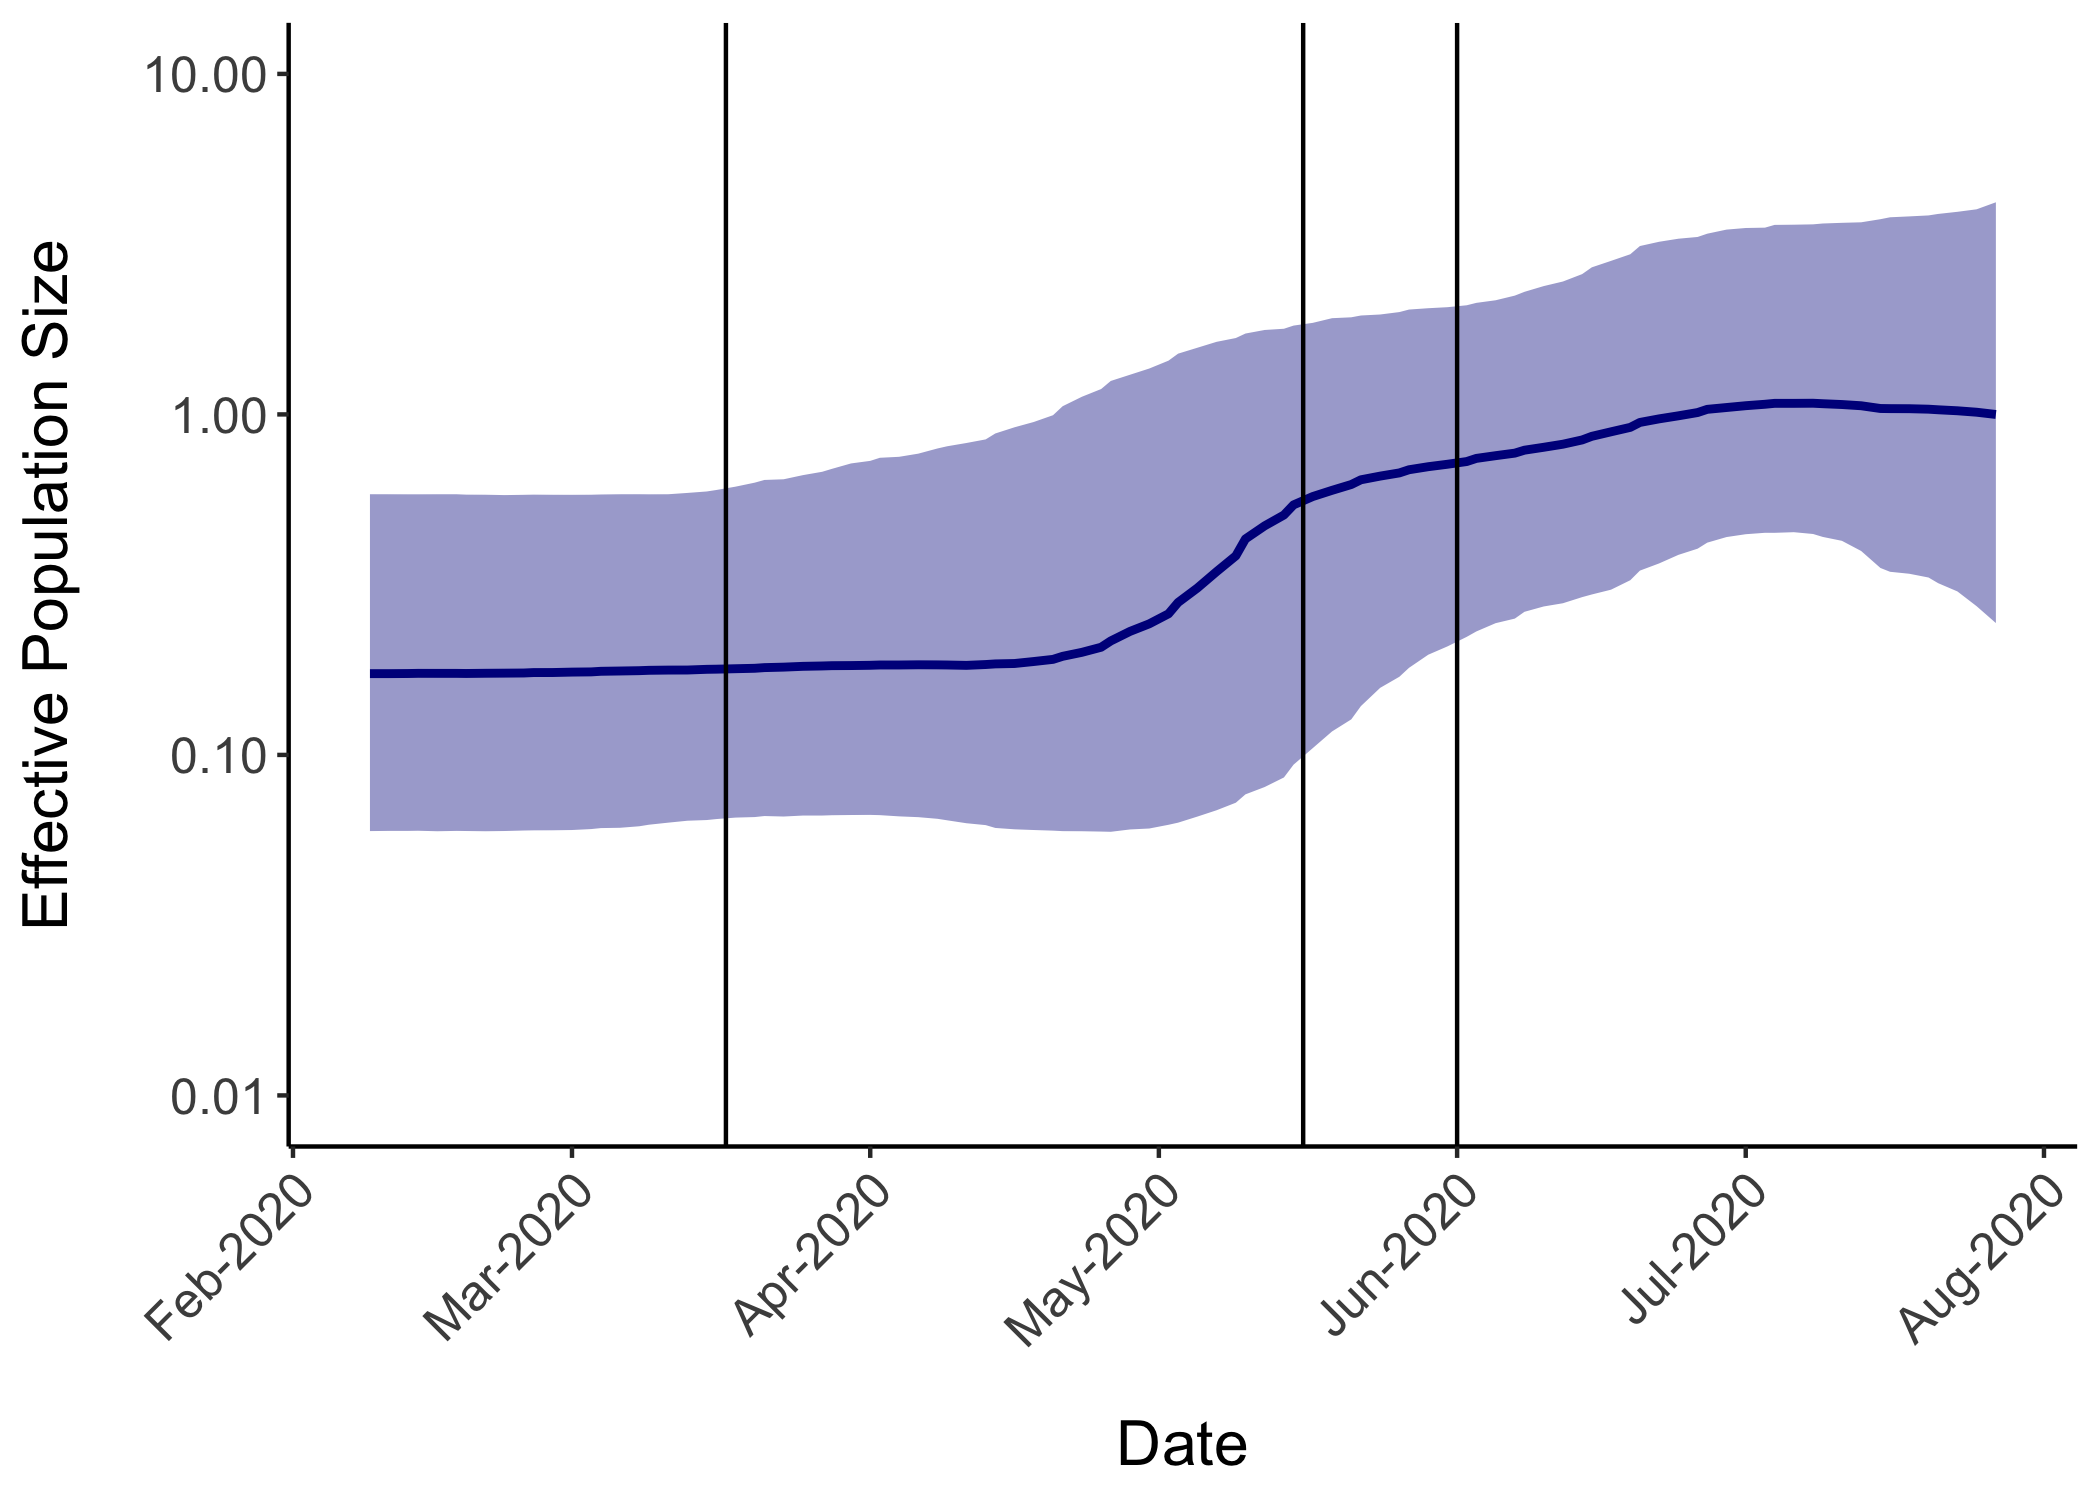

Recreate this plot in R.
# Library
library(beastio)
library(ggplot2)
library(tidyr)
library(lubridate) 
library(scales)
library(gridExtra)
library(cowplot)


# Read data file
coal <- read.csv("ncr-coalsky.csv")

# Plot Ne
p <- ggplot(data = coal) +
  geom_line(aes(x=as.Date(date, "%m/%d/%y"), y=median), color = "dark blue", size = 1) +
  theme_classic() +
  theme(axis.text.x = element_text(angle = 45, hjust = 1),
        text = element_text(size=15),
        axis.title.y = element_text(margin = margin(t = 0, r = 15, b = 0, l = 0)),
        axis.title.x = element_text(margin = margin(t = 15, r = 0, b = 0, l = 0))) +
  labs(x="Date", y="Effective Population Size") +
  scale_x_date(date_breaks = "1 month", 
               labels=date_format("%b-%Y")) +
  geom_ribbon(data = coal, aes(x=as.Date(date, "%m/%d/%y"), ymin=lower, ymax=upper), fill="dark blue", alpha=0.4) +
  scale_y_log10(limits=c(0.01,10)) +
  geom_vline(xintercept = as.Date(c("2020/3/17")), 
             linetype = 1, 
             color = "black") +
  geom_vline(xintercept = as.Date(c("2020/5/16")), 
             linetype = 1, 
             color = "black") +
  geom_vline(xintercept = as.Date(c("2020/6/1")), 
             linetype = 1, 
             color = "black") 

#Save Plot
ggsave(plot = p,
       filename = "ncr-coalsky.png",
       width = 7, height = 5, units = "in", dpi = 300)


